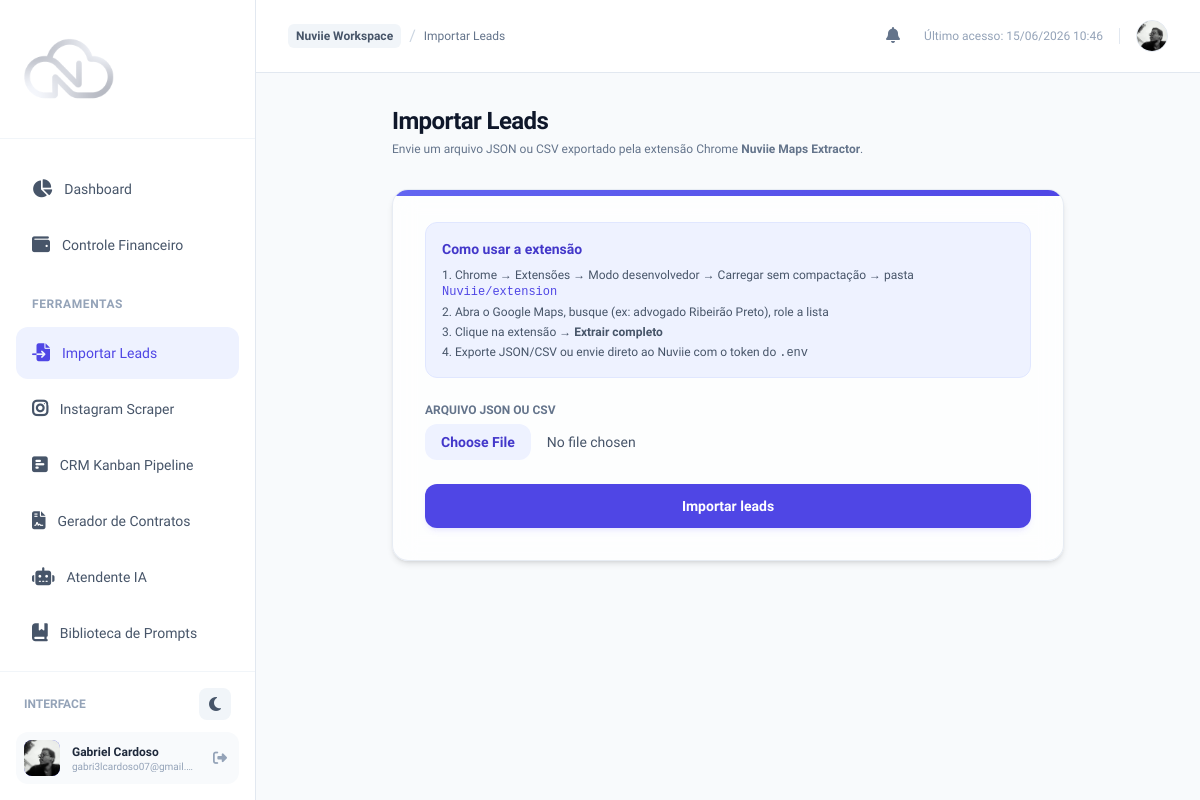
Page /leads/import/ (signed in) on the committed database.
### authentication/models.py (models this page shows, shortened)
class CustomUser(AbstractUser):
    email = models.EmailField(unique=True)
    phone_number = models.CharField(max_length=20, blank=True, null=True, unique=True)
    profile_picture = models.ImageField(upload_to='profile_pics/', blank=True, null=True)
    whatsapp_otp = models.CharField(max_length=6, blank=True, null=True)
    whatsapp_otp_created_at = models.DateTimeField(blank=True, null=True)
    face_encoding = models.BinaryField(null=True, blank=True)
    face_login_enabled = models.BooleanField(default=False)
    USERNAME_FIELD = 'email'
    REQUIRED_FIELDS = ['username']

### leads/views.py (the view, shortened to what this page needs)
# urls.py: path('leads/import/', views.import_leads_view, name='import_leads'),
@login_required
def import_leads_view(request):
    return render(request, 'leads/import_leads.html', {'current_page': 'import_leads'})

### templates/leads/import_leads.html (shortened to what this page needs)
{% extends 'base.html' %}
{% block content %}
<div class="max-w-2xl mx-auto">
    <div class="mb-8">
        <h1 class="text-2xl font-bold tracking-tight text-slate-900 dark:text-white">Importar Leads</h1>
        <p class="text-xs text-slate-500 dark:text-slate-400 mt-1">
            Envie um arquivo JSON ou CSV exportado pela extensão Chrome <strong>Nuviie Maps Extractor</strong>.
        </p>
    </div>
    <div class="glass-panel rounded-2xl p-8 shadow-md relative overflow-hidden">
        <div class="absolute top-0 left-0 right-0 h-1.5 gradient-bg-primary"></div>
        <div class="mb-6 p-4 rounded-xl bg-indigo-50 dark:bg-indigo-950/30 border border-indigo-100 dark:border-indigo-900/50 text-sm text-slate-600 dark:text-slate-300">
            <p class="font-semibold text-indigo-700 dark:text-indigo-300 mb-2">Como usar a extensão</p>
            <ol class="list-decimal list-inside space-y-1 text-xs">
                <li>Chrome → Extensões → Modo desenvolvedor → Carregar sem compactação → pasta <code class="text-indigo-600">Nuviie/extension</code></li>
                <li>Abra o Google Maps, busque (ex: advogado Ribeirão Preto), role a lista</li>
                <li>Clique na extensão → <strong>Extrair completo</strong></li>
                <li>Exporte JSON/CSV ou envie direto ao Nuviie com o token do <code>.env</code></li>
            </ol>
        </div>
        <form method="POST" enctype="multipart/form-data" class="space-y-6">
            <div>
                <label for="file" class="block text-xs font-semibold text-slate-500 dark:text-slate-400 mb-1.5 uppercase">Arquivo JSON ou CSV</label>
                <input type="file" name="file" id="file" accept=".json,.csv" required
                       class="block w-full text-sm text-slate-600 file:mr-4 file:py-2 file:px-4 file:rounded-xl file:border-0 file:text-sm file:font-semibold file:bg-indigo-50 file:text-indigo-700 hover:file:bg-indigo-100">
            </div>
            <button type="submit"
                    class="w-full py-3 px-4 bg-indigo-600 hover:bg-indigo-700 text-white rounded-xl text-sm font-semibold shadow-md shadow-indigo-500/10 transition">
                Importar leads
            </button>
        </form>
    </div>
</div>
{% endblock %}

### templates/base.html (shortened to what this page needs)
<!DOCTYPE html>
<html lang="pt-BR" class="h-full">
    {% load static %}
<head>
    <script src="https://cdn.tailwindcss.com"></script>
    <link rel="stylesheet" href="https://cdnjs.cloudflare.com/ajax/libs/font-awesome/6.4.2/css/all.min.css">
    {% load static %}
    <link rel="stylesheet" href="{% static 'css/custom.css' %}">
</head>
<body class="h-full bg-slate-50 dark:bg-slate-950 text-slate-800 dark:text-slate-100 flex flex-col md:flex-row overflow-hidden"
      x-data="{
        darkMode: localStorage.getItem('theme') === 'dark',
        sidebarOpen: false,
        toggleTheme() {
            this.darkMode = !this.darkMode;
            localStorage.setItem('theme', this.darkMode ? 'dark' : 'light');
            if (this.darkMode) {
                document.documentElement.classList.add('dark');
            } else {
                document.documentElement.classList.remove('dark');
            }
        }
      }">
    <aside class="fixed inset-y-0 left-0 transform -translate-x-full md:relative md:translate-x-0 transition duration-200 ease-in-out z-40 w-64 flex flex-col bg-white dark:bg-slate-900 border-r border-slate-200 dark:border-slate-800 h-full shrink-0"
           :class="sidebarOpen ? 'translate-x-0' : '-translate-x-full md:translate-x-0'">
        <div class="hidden md:flex items-center px-6 py-6 border-b border-slate-100 dark:border-slate-800">
            <div class="flex items-center space-x-3 w-15 h-15">
                <img src="{% static 'imgs/logo_branca.png' %}" alt="logo" class="w-[90px] h-[90px]" >
            </div>
        </div>
        <nav class="flex-1 px-4 py-6 space-y-1 overflow-y-auto">
            {% if user.is_authenticated %}
            <a href="{% url 'dashboard' %}" class="flex items-center space-x-3 px-4 py-3 rounded-xl transition font-medium text-sm {% if current_page == 'dashboard' %} bg-indigo-50 dark:bg-indigo-950/40 text-indigo-600 dark:text-indigo-400 {% else %} text-slate-600 dark:text-slate-400 hover:bg-slate-50 dark:hover:bg-slate-800/50 hover:text-slate-900 dark:hover:text-slate-100 {% endif %}">
                <i class="fa-solid fa-chart-pie text-lg"></i>
                <span>Dashboard</span>
            </a>
            <a href="{% url 'finance_dashboard' %}" class="flex items-center space-x-3 px-4 py-3 rounded-xl transition font-medium text-sm {% if current_page == 'finance' %} bg-emerald-50 dark:bg-emerald-950/40 text-emerald-600 dark:text-emerald-400 ring-1 ring-emerald-500/20 {% else %} text-slate-600 dark:text-slate-400 hover:bg-slate-50 dark:hover:bg-slate-800/50 hover:text-slate-900 dark:hover:text-slate-100 {% endif %}">
                <i class="fa-solid fa-wallet text-lg"></i>
                <span>Controle Financeiro</span>
            </a>
            <div class="pt-4 pb-2">
                <span class="px-4 text-xs font-semibold tracking-wider text-slate-400 dark:text-slate-500 uppercase">Ferramentas</span>
            </div>
            <a href="{% url 'import_leads' %}" class="flex items-center space-x-3 px-4 py-3 rounded-xl transition font-medium text-sm {% if current_page == 'import_leads' %} bg-indigo-50 dark:bg-indigo-950/40 text-indigo-600 dark:text-indigo-400 {% else %} text-slate-600 dark:text-slate-400 hover:bg-slate-50 dark:hover:bg-slate-800/50 hover:text-slate-900 dark:hover:text-slate-100 {% endif %}">
                <i class="fa-solid fa-file-import text-lg"></i>
                <span>Importar Leads</span>
            </a>
            <a href="{% url 'instagram_scraper' %}" class="flex items-center space-x-3 px-4 py-3 rounded-xl transition font-medium text-sm {% if current_page == 'instagram_scraper' %} bg-indigo-50 dark:bg-indigo-950/40 text-indigo-600 dark:text-indigo-400 {% else %} text-slate-600 dark:text-slate-400 hover:bg-slate-50 dark:hover:bg-slate-800/50 hover:text-slate-900 dark:hover:text-slate-100 {% endif %}">
                <i class="fa-brands fa-instagram text-lg font-bold"></i>
                <span>Instagram Scraper</span>
            </a>
            <a href="{% url 'kanban' %}" class="flex items-center space-x-3 px-4 py-3 rounded-xl transition font-medium text-sm {% if current_page == 'kanban' %} bg-indigo-50 dark:bg-indigo-950/40 text-indigo-600 dark:text-indigo-400 {% else %} text-slate-600 dark:text-slate-400 hover:bg-slate-50 dark:hover:bg-slate-800/50 hover:text-slate-900 dark:hover:text-slate-100 {% endif %}">
                <i class="fa-solid fa-square-poll-horizontal text-lg"></i>
                <span>CRM Kanban Pipeline</span>
            </a>
            <a href="{% url 'template_list' %}" class="flex items-center space-x-3 px-4 py-3 rounded-xl transition font-medium text-sm {% if current_page == 'contracts' %} bg-indigo-50 dark:bg-indigo-950/40 text-indigo-600 dark:text-indigo-400 {% else %} text-slate-600 dark:text-slate-400 hover:bg-slate-50 dark:hover:bg-slate-800/50 hover:text-slate-900 dark:hover:text-slate-100 {% endif %}">
                <i class="fa-solid fa-file-contract text-lg"></i>
                <span>Gerador de Contratos</span>
            </a>
            <a href="{% url 'chat' %}" class="flex items-center space-x-3 px-4 py-3 rounded-xl transition font-medium text-sm {% if current_page == 'chat' %} bg-indigo-50 dark:bg-indigo-950/40 text-indigo-600 dark:text-indigo-400 {% else %} text-slate-600 dark:text-slate-400 hover:bg-slate-50 dark:hover:bg-slate-800/50 hover:text-slate-900 dark:hover:text-slate-100 {% endif %}">
                <i class="fa-solid fa-robot text-lg"></i>
                <span>Atendente IA</span>
            </a>
            <a href="{% url 'prompt_library' %}" class="flex items-center space-x-3 px-4 py-3 rounded-xl transition font-medium text-sm {% if current_page == 'prompt_library' %} bg-indigo-50 dark:bg-indigo-950/40 text-indigo-600 dark:text-indigo-400 {% else %} text-slate-600 dark:text-slate-400 hover:bg-slate-50 dark:hover:bg-slate-800/50 hover:text-slate-900 dark:hover:text-slate-100 {% endif %}">
                <i class="fa-solid fa-book-bookmark text-lg"></i>
                <span>Biblioteca de Prompts</span>
            </a>
            <a href="{% url 'lead_scoring' %}" class="flex items-center space-x-3 px-4 py-3 rounded-xl transition font-medium text-sm {% if current_page == 'lead_scoring' %} bg-indigo-50 dark:bg-indigo-950/40 text-indigo-600 dark:text-indigo-400 {% else %} text-slate-600 dark:text-slate-400 hover:bg-slate-50 dark:hover:bg-slate-800/50 hover:text-slate-900 dark:hover:text-slate-100 {% endif %}">
            </a>
            {% endif %}
        </nav>
        {% if user.is_authenticated %}
        <div class="px-4 py-4 border-t border-slate-100 dark:border-slate-800 flex flex-col space-y-3 shrink-0">
            <div class="flex items-center justify-between px-2">
                <span class="text-xs text-slate-400 dark:text-slate-500 font-semibold uppercase">Interface</span>
                <button @click="toggleTheme()" class="w-8 h-8 rounded-lg flex items-center justify-center bg-slate-100 dark:bg-slate-800 hover:bg-slate-200 dark:hover:bg-slate-700 text-slate-600 dark:text-slate-300 transition focus:outline-none">
                    <i class="fa-solid" :class="darkMode ? 'fa-sun text-yellow-400' : 'fa-moon'"></i>
                </button>
            </div>
            <div class="flex items-center space-x-3 p-2 rounded-xl bg-slate-50 dark:bg-slate-800/40">
                <div class="relative w-9 h-9 rounded-lg overflow-hidden bg-indigo-500 flex items-center justify-center text-white font-semibold shadow-inner shrink-0">
                    {% if user.profile_picture %}
                        <img src="{{ user.profile_picture.url }}" alt="Profile" class="w-full h-full object-cover">
                    {% else %}
                        {{ user.first_name|default:user.username|slice:":1"|upper }}
                    {% endif %}
                </div>
                <div class="flex flex-col min-w-0 flex-1">
                    <span class="text-xs font-semibold text-slate-800 dark:text-slate-200 truncate">{{ user.first_name }} {{ user.last_name }}</span>
                    <span class="text-[10px] text-slate-400 dark:text-slate-500 truncate leading-none mt-0.5">{{ user.email }}</span>
                </div>
                <a href="{% url 'logout' %}" class="text-slate-400 hover:text-red-500 dark:hover:text-red-400 p-1 rounded transition" title="Sair">
                    <i class="fa-solid fa-right-from-bracket text-sm"></i>
                </a>
            </div>
        </div>
        {% endif %}
    </aside>
    <main class="flex-1 flex flex-col overflow-hidden">
        <header class="hidden md:flex items-center justify-between px-8 py-4 bg-white dark:bg-slate-900 border-b border-slate-200 dark:border-slate-800 shrink-0">
            <div class="flex items-center space-x-2">
                <span class="text-xs font-semibold px-2 py-1 bg-slate-100 dark:bg-slate-800 text-slate-600 dark:text-slate-400 rounded-md">Nuviie Workspace</span>
                <span class="text-slate-300 dark:text-slate-700">/</span>
                <span class="text-xs font-medium text-slate-500 dark:text-slate-400 capitalize">
                    {% if current_page == 'dashboard' %}Dashboard
                    {% elif current_page == 'finance' %}Controle Financeiro
                    {% elif current_page == 'import_leads' %}Importar Leads
                    {% elif current_page == 'instagram_scraper' %}Instagram Scraper
                    {% elif current_page == 'kanban' %}CRM Kanban
                    {% elif current_page == 'contracts' %}Gerador de Contratos
                    {% elif current_page == 'chat' %}Atendente IA
                    {% elif current_page == 'prompt_library' %}Biblioteca de Prompts
                    {% elif current_page == 'lead_scoring' %}Regras de Pontuação
                    {% elif current_page == 'monitoring' %}Analytics Servidor
                    {% elif current_page == 'audit_history' %}Histórico
                    {% else %}Minha Conta{% endif %}
                </span>
            </div>
            <div class="flex items-center space-x-4" x-data="nuviieNotifications()" x-init="init()">
                <div class="relative">
                    <button @click="open = !open" class="relative p-2 rounded-lg hover:bg-slate-100 dark:hover:bg-slate-800 text-slate-500" title="Notificações">
                        <i class="fa-solid fa-bell"></i>
                    </button>
                </div>
                <span class="text-xs text-slate-400 dark:text-slate-500 hidden lg:inline">Último acesso: {% now "d/m/Y H:i" %}</span>
                <a href="{% url 'profile' %}" class="flex items-center space-x-2 hover:opacity-85 transition">
                    <div class="w-8 h-8 rounded-full bg-slate-100 dark:bg-slate-800 flex items-center justify-center overflow-hidden border border-slate-200 dark:border-slate-700">
                        {% if user.profile_picture %}
                            <img src="{{ user.profile_picture.url }}" alt="Profile" class="w-full h-full object-cover">
                        {% else %}
                            <i class="fa-solid fa-user text-slate-400 text-xs"></i>
                        {% endif %}
                    </div>
                </a>
            </div>
        </header>
        <div class="flex-1 overflow-y-auto p-6 md:p-8 relative">
            {% block content %}{% endblock %}
        </div>
    </main>
</body>
</html>

### static/css/custom.css (style rules this page uses)
body { font-family: 'Plus Jakarta Sans', sans-serif; transition: background-color 0.3s ease, border-color 0.3s ease; }
.glass-panel { background: rgba(255, 255, 255, 0.75); backdrop-filter: blur(12px); -webkit-backdrop-filter: blur(12px); border: 1px solid rgba(226, 232, 240, 0.8); }
.gradient-bg-primary { background: linear-gradient(135deg, #6366f1 0%, #4f46e5 100%); }

### rows in the picture
CustomUser: profile_picture (picture), first_name "Gabriel", last_name "Cardoso", email "gabri3lcardoso07@gmail.…"
